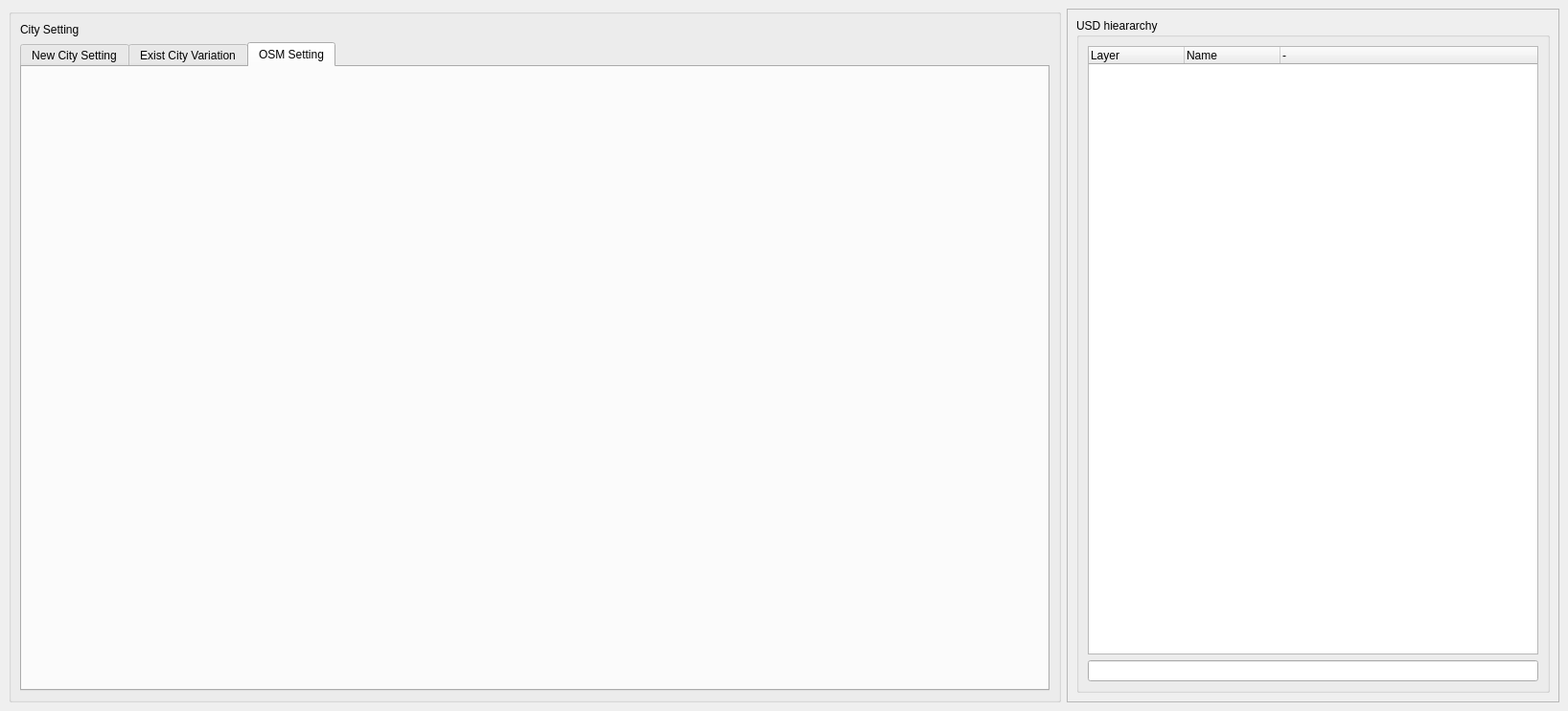
<?xml version="1.0" encoding="UTF-8"?>
<ui version="4.0">
 <class>MainWindow</class>
 <widget class="QMainWindow" name="MainWindow">
  <property name="geometry">
   <rect>
    <x>0</x>
    <y>0</y>
    <width>1636</width>
    <height>742</height>
   </rect>
  </property>
  <property name="windowTitle">
   <string>MainWindow</string>
  </property>
  <widget class="QWidget" name="centralwidget">
   <layout class="QGridLayout" name="gridLayout_5">
    <item row="0" column="0">
     <layout class="QVBoxLayout" name="verticalLayout">
      <item>
       <layout class="QHBoxLayout" name="horizontalLayout">
        <item>
         <widget class="QGroupBox" name="groupBox_9">
          <property name="title">
           <string/>
          </property>
          <layout class="QGridLayout" name="gridLayout_15">
           <item row="1" column="0">
            <widget class="QTabWidget" name="tabWidget">
             <property name="currentIndex">
              <number>2</number>
             </property>
             <widget class="QWidget" name="tab1">
              <attribute name="title">
               <string>New City Setting</string>
              </attribute>
              <layout class="QGridLayout" name="gridLayout_8">
               <item row="0" column="0">
                <widget class="QScrollArea" name="scrollArea">
                 <property name="widgetResizable">
                  <bool>true</bool>
                 </property>
                 <widget class="QWidget" name="scrollAreaWidgetContents">
                  <property name="geometry">
                   <rect>
                    <x>0</x>
                    <y>0</y>
                    <width>295</width>
                    <height>564</height>
                   </rect>
                  </property>
                  <layout class="QGridLayout" name="gridLayout_2">
                   <item row="1" column="0">
                    <widget class="QGroupBox" name="groupBox_5">
                     <property name="statusTip">
                      <string notr="true"/>
                     </property>
                     <property name="title">
                      <string notr="true"/>
                     </property>
                     <property name="checkable">
                      <bool>false</bool>
                     </property>
                     <layout class="QGridLayout" name="gridLayout_19">
                      <item row="1" column="0">
                       <widget class="QLabel" name="label_6">
                        <property name="text">
                         <string>TextLabel</string>
                        </property>
                       </widget>
                      </item>
                      <item row="0" column="0">
                       <widget class="QGroupBox" name="groupBox_6">
                        <property name="title">
                         <string/>
                        </property>
                        <layout class="QGridLayout" name="gridLayout_14">
                         <item row="0" column="1">
                          <widget class="QLabel" name="label_10">
                           <property name="text">
                            <string>City Setting</string>
                           </property>
                          </widget>
                         </item>
                         <item row="0" column="0">
                          <widget class="QPushButton" name="pushButton_3">
                           <property name="text">
                            <string>.</string>
                           </property>
                          </widget>
                         </item>
                         <item row="0" column="2">
                          <spacer name="horizontalSpacer_2">
                           <property name="orientation">
                            <enum>Qt::Horizontal</enum>
                           </property>
                           <property name="sizeHint" stdset="0">
                            <size>
                             <width>40</width>
                             <height>20</height>
                            </size>
                           </property>
                          </spacer>
                         </item>
                        </layout>
                       </widget>
                      </item>
                     </layout>
                    </widget>
                   </item>
                   <item row="4" column="0">
                    <widget class="QGroupBox" name="groupBox_4">
                     <property name="title">
                      <string>Building Setting</string>
                     </property>
                     <layout class="QGridLayout" name="gridLayout_18">
                      <item row="0" column="0">
                       <widget class="QColumnView" name="columnView_2"/>
                      </item>
                     </layout>
                    </widget>
                   </item>
                   <item row="2" column="0">
                    <widget class="QGroupBox" name="groupBox_8">
                     <property name="title">
                      <string>Weather FX</string>
                     </property>
                     <layout class="QGridLayout" name="gridLayout_17">
                      <item row="0" column="0">
                       <widget class="QColumnView" name="columnView"/>
                      </item>
                     </layout>
                    </widget>
                   </item>
                   <item row="0" column="0">
                    <widget class="QFrame" name="frame_7">
                     <property name="frameShape">
                      <enum>QFrame::StyledPanel</enum>
                     </property>
                     <property name="frameShadow">
                      <enum>QFrame::Raised</enum>
                     </property>
                     <layout class="QGridLayout" name="gridLayout_7">
                      <item row="0" column="0">
                       <layout class="QVBoxLayout" name="verticalLayout_2">
                        <item>
                         <layout class="QHBoxLayout" name="horizontalLayout_2">
                          <item>
                           <widget class="QLabel" name="label_5">
                            <property name="text">
                             <string>Main Grid source</string>
                            </property>
                           </widget>
                          </item>
                          <item>
                           <widget class="QLineEdit" name="lineEdit_2"/>
                          </item>
                          <item>
                           <widget class="QToolButton" name="toolButton">
                            <property name="text">
                             <string>...</string>
                            </property>
                           </widget>
                          </item>
                         </layout>
                        </item>
                        <item>
                         <widget class="QFrame" name="frame_8">
                          <property name="frameShape">
                           <enum>QFrame::StyledPanel</enum>
                          </property>
                          <property name="frameShadow">
                           <enum>QFrame::Raised</enum>
                          </property>
                          <layout class="QGridLayout" name="gridLayout_16">
                           <item row="0" column="0">
                            <widget class="QLabel" name="label_3">
                             <property name="text">
                              <string>Drag &amp; Drop</string>
                             </property>
                             <property name="alignment">
                              <set>Qt::AlignCenter</set>
                             </property>
                            </widget>
                           </item>
                          </layout>
                         </widget>
                        </item>
                       </layout>
                      </item>
                     </layout>
                    </widget>
                   </item>
                   <item row="5" column="0">
                    <widget class="QGroupBox" name="groupBox_7">
                     <property name="title">
                      <string>Weather FX</string>
                     </property>
                     <layout class="QGridLayout" name="gridLayout_20">
                      <item row="0" column="0">
                       <widget class="QColumnView" name="columnView_3"/>
                      </item>
                     </layout>
                    </widget>
                   </item>
                  </layout>
                 </widget>
                </widget>
               </item>
               <item row="0" column="1">
                <widget class="QFrame" name="frame_2">
                 <property name="frameShape">
                  <enum>QFrame::StyledPanel</enum>
                 </property>
                 <property name="frameShadow">
                  <enum>QFrame::Raised</enum>
                 </property>
                 <layout class="QGridLayout" name="gridLayout_4">
                  <item row="0" column="0">
                   <widget class="QGroupBox" name="groupBox_3">
                    <property name="title">
                     <string>Sample Image</string>
                    </property>
                    <layout class="QGridLayout" name="gridLayout_6">
                     <item row="0" column="1">
                      <widget class="QFrame" name="frame_5">
                       <property name="frameShape">
                        <enum>QFrame::StyledPanel</enum>
                       </property>
                       <property name="frameShadow">
                        <enum>QFrame::Raised</enum>
                       </property>
                       <layout class="QGridLayout" name="gridLayout_11">
                        <item row="0" column="0">
                         <widget class="QCheckBox" name="checkBox_5">
                          <property name="text">
                           <string>Image 1</string>
                          </property>
                         </widget>
                        </item>
                        <item row="1" column="0">
                         <widget class="QLabel" name="label_13">
                          <property name="baseSize">
                           <size>
                            <width>50</width>
                            <height>50</height>
                           </size>
                          </property>
                          <property name="font">
                           <font>
                            <pointsize>36</pointsize>
                           </font>
                          </property>
                          <property name="text">
                           <string>IMG 1              </string>
                          </property>
                         </widget>
                        </item>
                       </layout>
                      </widget>
                     </item>
                     <item row="1" column="1">
                      <widget class="QFrame" name="frame_6">
                       <property name="frameShape">
                        <enum>QFrame::StyledPanel</enum>
                       </property>
                       <property name="frameShadow">
                        <enum>QFrame::Raised</enum>
                       </property>
                       <layout class="QGridLayout" name="gridLayout_12">
                        <item row="0" column="0">
                         <widget class="QCheckBox" name="checkBox_4">
                          <property name="text">
                           <string>Image 1</string>
                          </property>
                         </widget>
                        </item>
                        <item row="1" column="0">
                         <widget class="QLabel" name="label_12">
                          <property name="baseSize">
                           <size>
                            <width>50</width>
                            <height>50</height>
                           </size>
                          </property>
                          <property name="font">
                           <font>
                            <pointsize>36</pointsize>
                           </font>
                          </property>
                          <property name="text">
                           <string>IMG 1              </string>
                          </property>
                         </widget>
                        </item>
                       </layout>
                      </widget>
                     </item>
                     <item row="1" column="0">
                      <widget class="QFrame" name="frame_4">
                       <property name="frameShape">
                        <enum>QFrame::StyledPanel</enum>
                       </property>
                       <property name="frameShadow">
                        <enum>QFrame::Raised</enum>
                       </property>
                       <layout class="QGridLayout" name="gridLayout_10">
                        <item row="1" column="0">
                         <widget class="QLabel" name="label_2">
                          <property name="baseSize">
                           <size>
                            <width>50</width>
                            <height>50</height>
                           </size>
                          </property>
                          <property name="font">
                           <font>
                            <pointsize>36</pointsize>
                           </font>
                          </property>
                          <property name="text">
                           <string>IMG 1              </string>
                          </property>
                         </widget>
                        </item>
                        <item row="0" column="0">
                         <widget class="QCheckBox" name="checkBox_2">
                          <property name="text">
                           <string>Image 1</string>
                          </property>
                         </widget>
                        </item>
                        <item row="1" column="1">
                         <spacer name="verticalSpacer_2">
                          <property name="orientation">
                           <enum>Qt::Vertical</enum>
                          </property>
                          <property name="sizeHint" stdset="0">
                           <size>
                            <width>20</width>
                            <height>40</height>
                           </size>
                          </property>
                         </spacer>
                        </item>
                       </layout>
                      </widget>
                     </item>
                     <item row="0" column="0">
                      <widget class="QFrame" name="frame_3">
                       <property name="frameShape">
                        <enum>QFrame::StyledPanel</enum>
                       </property>
                       <property name="frameShadow">
                        <enum>QFrame::Raised</enum>
                       </property>
                       <layout class="QGridLayout" name="gridLayout_9">
                        <item row="1" column="0">
                         <widget class="QLabel" name="label">
                          <property name="baseSize">
                           <size>
                            <width>50</width>
                            <height>50</height>
                           </size>
                          </property>
                          <property name="font">
                           <font>
                            <pointsize>36</pointsize>
                           </font>
                          </property>
                          <property name="text">
                           <string>IMG 1              </string>
                          </property>
                         </widget>
                        </item>
                        <item row="0" column="0">
                         <widget class="QCheckBox" name="checkBox">
                          <property name="text">
                           <string>Image 1</string>
                          </property>
                         </widget>
                        </item>
                        <item row="1" column="1">
                         <spacer name="verticalSpacer">
                          <property name="orientation">
                           <enum>Qt::Vertical</enum>
                          </property>
                          <property name="sizeHint" stdset="0">
                           <size>
                            <width>20</width>
                            <height>40</height>
                           </size>
                          </property>
                         </spacer>
                        </item>
                       </layout>
                      </widget>
                     </item>
                    </layout>
                   </widget>
                  </item>
                 </layout>
                </widget>
               </item>
               <item row="1" column="0">
                <widget class="QGroupBox" name="groupBox">
                 <property name="title">
                  <string/>
                 </property>
                 <layout class="QGridLayout" name="gridLayout_24">
                  <item row="0" column="0">
                   <widget class="QProgressBar" name="progressBar">
                    <property name="value">
                     <number>24</number>
                    </property>
                   </widget>
                  </item>
                  <item row="1" column="0">
                   <widget class="QPushButton" name="pushButton">
                    <property name="text">
                     <string>Build start</string>
                    </property>
                   </widget>
                  </item>
                 </layout>
                </widget>
               </item>
               <item row="1" column="1">
                <widget class="QGroupBox" name="groupBox_10">
                 <property name="title">
                  <string/>
                 </property>
                 <layout class="QGridLayout" name="gridLayout_23">
                  <item row="0" column="0">
                   <layout class="QHBoxLayout" name="horizontalLayout_3">
                    <item>
                     <widget class="QLabel" name="label_7">
                      <property name="text">
                       <string>Save Location</string>
                      </property>
                     </widget>
                    </item>
                    <item>
                     <widget class="QLineEdit" name="lineEdit_3"/>
                    </item>
                    <item>
                     <widget class="QToolButton" name="toolButton_2">
                      <property name="text">
                       <string>...</string>
                      </property>
                     </widget>
                    </item>
                    <item>
                     <widget class="QPushButton" name="pushButton_2">
                      <property name="text">
                       <string>Export Local</string>
                      </property>
                     </widget>
                    </item>
                   </layout>
                  </item>
                  <item row="1" column="0">
                   <layout class="QHBoxLayout" name="horizontalLayout_6">
                    <item>
                     <widget class="QLabel" name="label_11">
                      <property name="text">
                       <string>csv data로 username</string>
                      </property>
                     </widget>
                    </item>
                    <item>
                     <widget class="QComboBox" name="comboBox"/>
                    </item>
                    <item>
                     <widget class="QPushButton" name="pushButton_6">
                      <property name="text">
                       <string>Publish Shotgrid</string>
                      </property>
                     </widget>
                    </item>
                   </layout>
                  </item>
                 </layout>
                </widget>
               </item>
              </layout>
             </widget>
             <widget class="QWidget" name="tab2">
              <attribute name="title">
               <string>Exist City Variation</string>
              </attribute>
              <layout class="QGridLayout" name="gridLayout_13">
               <item row="3" column="1">
                <widget class="QGroupBox" name="groupBox_12">
                 <property name="title">
                  <string/>
                 </property>
                 <layout class="QGridLayout" name="gridLayout_32">
                  <item row="0" column="0">
                   <layout class="QHBoxLayout" name="horizontalLayout_9">
                    <item>
                     <widget class="QLabel" name="label_20">
                      <property name="text">
                       <string>Save Location</string>
                      </property>
                     </widget>
                    </item>
                    <item>
                     <widget class="QLineEdit" name="lineEdit_6"/>
                    </item>
                    <item>
                     <widget class="QToolButton" name="toolButton_5">
                      <property name="text">
                       <string>...</string>
                      </property>
                     </widget>
                    </item>
                    <item>
                     <widget class="QPushButton" name="pushButton_8">
                      <property name="text">
                       <string>Export Local</string>
                      </property>
                     </widget>
                    </item>
                   </layout>
                  </item>
                  <item row="1" column="0">
                   <layout class="QHBoxLayout" name="horizontalLayout_10">
                    <item>
                     <widget class="QLabel" name="label_21">
                      <property name="text">
                       <string>csv data로 username</string>
                      </property>
                     </widget>
                    </item>
                    <item>
                     <widget class="QComboBox" name="comboBox_4"/>
                    </item>
                    <item>
                     <widget class="QPushButton" name="pushButton_9">
                      <property name="text">
                       <string>Publish Shotgrid</string>
                      </property>
                     </widget>
                    </item>
                   </layout>
                  </item>
                 </layout>
                </widget>
               </item>
               <item row="1" column="0">
                <widget class="QScrollArea" name="scrollArea_2">
                 <property name="widgetResizable">
                  <bool>true</bool>
                 </property>
                 <widget class="QWidget" name="scrollAreaWidgetContents_2">
                  <property name="geometry">
                   <rect>
                    <x>0</x>
                    <y>0</y>
                    <width>309</width>
                    <height>514</height>
                   </rect>
                  </property>
                  <layout class="QGridLayout" name="gridLayout_34">
                   <item row="0" column="0">
                    <layout class="QVBoxLayout" name="verticalLayout_4">
                     <item>
                      <widget class="QFrame" name="frame_9">
                       <property name="frameShape">
                        <enum>QFrame::StyledPanel</enum>
                       </property>
                       <property name="frameShadow">
                        <enum>QFrame::Raised</enum>
                       </property>
                       <layout class="QGridLayout" name="gridLayout_21">
                        <item row="1" column="0">
                         <layout class="QHBoxLayout" name="horizontalLayout_4">
                          <item>
                           <widget class="QLabel" name="label_8">
                            <property name="text">
                             <string>Location</string>
                            </property>
                           </widget>
                          </item>
                          <item>
                           <widget class="QLineEdit" name="lineEdit_4"/>
                          </item>
                          <item>
                           <widget class="QToolButton" name="toolButton_3">
                            <property name="text">
                             <string>...</string>
                            </property>
                           </widget>
                          </item>
                         </layout>
                        </item>
                        <item row="3" column="0">
                         <layout class="QHBoxLayout" name="horizontalLayout_5">
                          <item>
                           <widget class="QLabel" name="label_9">
                            <property name="text">
                             <string>Select City</string>
                            </property>
                           </widget>
                          </item>
                          <item>
                           <widget class="QComboBox" name="comboBox_2"/>
                          </item>
                          <item>
                           <spacer name="horizontalSpacer">
                            <property name="orientation">
                             <enum>Qt::Horizontal</enum>
                            </property>
                            <property name="sizeHint" stdset="0">
                             <size>
                              <width>40</width>
                              <height>20</height>
                             </size>
                            </property>
                           </spacer>
                          </item>
                         </layout>
                        </item>
                        <item row="2" column="0">
                         <layout class="QVBoxLayout" name="verticalLayout_3">
                          <item>
                           <widget class="QFrame" name="frame_10">
                            <property name="frameShape">
                             <enum>QFrame::StyledPanel</enum>
                            </property>
                            <property name="frameShadow">
                             <enum>QFrame::Raised</enum>
                            </property>
                            <layout class="QGridLayout" name="gridLayout_22">
                             <item row="0" column="0">
                              <widget class="QLabel" name="label_4">
                               <property name="text">
                                <string>Drag &amp; Drop</string>
                               </property>
                               <property name="alignment">
                                <set>Qt::AlignCenter</set>
                               </property>
                              </widget>
                             </item>
                            </layout>
                           </widget>
                          </item>
                         </layout>
                        </item>
                       </layout>
                      </widget>
                     </item>
                     <item>
                      <widget class="QFrame" name="frame_16">
                       <property name="frameShape">
                        <enum>QFrame::StyledPanel</enum>
                       </property>
                       <property name="frameShadow">
                        <enum>QFrame::Raised</enum>
                       </property>
                       <layout class="QGridLayout" name="gridLayout_31">
                        <item row="0" column="0">
                         <spacer name="verticalSpacer_5">
                          <property name="orientation">
                           <enum>Qt::Vertical</enum>
                          </property>
                          <property name="sizeHint" stdset="0">
                           <size>
                            <width>20</width>
                            <height>324</height>
                           </size>
                          </property>
                         </spacer>
                        </item>
                       </layout>
                      </widget>
                     </item>
                    </layout>
                   </item>
                  </layout>
                 </widget>
                </widget>
               </item>
               <item row="1" column="1">
                <widget class="QFrame" name="frame_11">
                 <property name="frameShape">
                  <enum>QFrame::StyledPanel</enum>
                 </property>
                 <property name="frameShadow">
                  <enum>QFrame::Raised</enum>
                 </property>
                 <layout class="QGridLayout" name="gridLayout_25">
                  <item row="0" column="0">
                   <widget class="QGroupBox" name="groupBox_11">
                    <property name="title">
                     <string>Sample Image</string>
                    </property>
                    <layout class="QGridLayout" name="gridLayout_26">
                     <item row="0" column="1">
                      <widget class="QFrame" name="frame_12">
                       <property name="frameShape">
                        <enum>QFrame::StyledPanel</enum>
                       </property>
                       <property name="frameShadow">
                        <enum>QFrame::Raised</enum>
                       </property>
                       <layout class="QGridLayout" name="gridLayout_27">
                        <item row="0" column="0">
                         <widget class="QCheckBox" name="checkBox_6">
                          <property name="text">
                           <string>Image 1</string>
                          </property>
                         </widget>
                        </item>
                        <item row="1" column="0">
                         <widget class="QLabel" name="label_14">
                          <property name="baseSize">
                           <size>
                            <width>50</width>
                            <height>50</height>
                           </size>
                          </property>
                          <property name="font">
                           <font>
                            <pointsize>36</pointsize>
                           </font>
                          </property>
                          <property name="text">
                           <string>IMG 1              </string>
                          </property>
                         </widget>
                        </item>
                       </layout>
                      </widget>
                     </item>
                     <item row="1" column="1">
                      <widget class="QFrame" name="frame_13">
                       <property name="frameShape">
                        <enum>QFrame::StyledPanel</enum>
                       </property>
                       <property name="frameShadow">
                        <enum>QFrame::Raised</enum>
                       </property>
                       <layout class="QGridLayout" name="gridLayout_28">
                        <item row="0" column="0">
                         <widget class="QCheckBox" name="checkBox_7">
                          <property name="text">
                           <string>Image 1</string>
                          </property>
                         </widget>
                        </item>
                        <item row="1" column="0">
                         <widget class="QLabel" name="label_15">
                          <property name="baseSize">
                           <size>
                            <width>50</width>
                            <height>50</height>
                           </size>
                          </property>
                          <property name="font">
                           <font>
                            <pointsize>36</pointsize>
                           </font>
                          </property>
                          <property name="text">
                           <string>IMG 1              </string>
                          </property>
                         </widget>
                        </item>
                       </layout>
                      </widget>
                     </item>
                     <item row="1" column="0">
                      <widget class="QFrame" name="frame_14">
                       <property name="frameShape">
                        <enum>QFrame::StyledPanel</enum>
                       </property>
                       <property name="frameShadow">
                        <enum>QFrame::Raised</enum>
                       </property>
                       <layout class="QGridLayout" name="gridLayout_29">
                        <item row="1" column="0">
                         <widget class="QLabel" name="label_16">
                          <property name="baseSize">
                           <size>
                            <width>50</width>
                            <height>50</height>
                           </size>
                          </property>
                          <property name="font">
                           <font>
                            <pointsize>36</pointsize>
                           </font>
                          </property>
                          <property name="text">
                           <string>IMG 1              </string>
                          </property>
                         </widget>
                        </item>
                        <item row="0" column="0">
                         <widget class="QCheckBox" name="checkBox_3">
                          <property name="text">
                           <string>Image 1</string>
                          </property>
                         </widget>
                        </item>
                        <item row="1" column="1">
                         <spacer name="verticalSpacer_3">
                          <property name="orientation">
                           <enum>Qt::Vertical</enum>
                          </property>
                          <property name="sizeHint" stdset="0">
                           <size>
                            <width>20</width>
                            <height>40</height>
                           </size>
                          </property>
                         </spacer>
                        </item>
                       </layout>
                      </widget>
                     </item>
                     <item row="0" column="0">
                      <widget class="QFrame" name="frame_15">
                       <property name="frameShape">
                        <enum>QFrame::StyledPanel</enum>
                       </property>
                       <property name="frameShadow">
                        <enum>QFrame::Raised</enum>
                       </property>
                       <layout class="QGridLayout" name="gridLayout_30">
                        <item row="1" column="0">
                         <widget class="QLabel" name="label_17">
                          <property name="baseSize">
                           <size>
                            <width>50</width>
                            <height>50</height>
                           </size>
                          </property>
                          <property name="font">
                           <font>
                            <pointsize>36</pointsize>
                           </font>
                          </property>
                          <property name="text">
                           <string>IMG 1              </string>
                          </property>
                         </widget>
                        </item>
                        <item row="0" column="0">
                         <widget class="QCheckBox" name="checkBox_8">
                          <property name="text">
                           <string>Image 1</string>
                          </property>
                         </widget>
                        </item>
                        <item row="1" column="1">
                         <spacer name="verticalSpacer_4">
                          <property name="orientation">
                           <enum>Qt::Vertical</enum>
                          </property>
                          <property name="sizeHint" stdset="0">
                           <size>
                            <width>20</width>
                            <height>40</height>
                           </size>
                          </property>
                         </spacer>
                        </item>
                       </layout>
                      </widget>
                     </item>
                    </layout>
                   </widget>
                  </item>
                 </layout>
                </widget>
               </item>
               <item row="3" column="0">
                <widget class="QGroupBox" name="groupBox_13">
                 <property name="title">
                  <string/>
                 </property>
                 <layout class="QGridLayout" name="gridLayout_33">
                  <item row="0" column="0">
                   <widget class="QProgressBar" name="progressBar_3">
                    <property name="value">
                     <number>24</number>
                    </property>
                   </widget>
                  </item>
                  <item row="1" column="0">
                   <widget class="QPushButton" name="pushButton_10">
                    <property name="text">
                     <string>Build start</string>
                    </property>
                   </widget>
                  </item>
                 </layout>
                </widget>
               </item>
              </layout>
             </widget>
             <widget class="QWidget" name="tab">
              <attribute name="title">
               <string>OSM Setting</string>
              </attribute>
             </widget>
            </widget>
           </item>
           <item row="0" column="0">
            <widget class="QLabel" name="label_22">
             <property name="text">
              <string>City Setting</string>
             </property>
            </widget>
           </item>
          </layout>
         </widget>
        </item>
        <item>
         <widget class="QFrame" name="frame">
          <property name="frameShape">
           <enum>QFrame::StyledPanel</enum>
          </property>
          <property name="frameShadow">
           <enum>QFrame::Raised</enum>
          </property>
          <layout class="QGridLayout" name="gridLayout_3">
           <item row="0" column="0">
            <widget class="QGroupBox" name="groupBox_2">
             <property name="title">
              <string>USD hieararchy</string>
             </property>
             <layout class="QGridLayout" name="gridLayout">
              <item row="0" column="0">
               <widget class="QTreeWidget" name="treeWidget">
                <property name="columnCount">
                 <number>3</number>
                </property>
                <column>
                 <property name="text">
                  <string>Layer</string>
                 </property>
                </column>
                <column>
                 <property name="text">
                  <string>Name</string>
                 </property>
                </column>
                <column>
                 <property name="text">
                  <string>-</string>
                 </property>
                </column>
               </widget>
              </item>
              <item row="1" column="0">
               <widget class="QLineEdit" name="lineEdit">
                <property name="baseSize">
                 <size>
                  <width>50</width>
                  <height>50</height>
                 </size>
                </property>
               </widget>
              </item>
             </layout>
            </widget>
           </item>
          </layout>
         </widget>
        </item>
       </layout>
      </item>
     </layout>
    </item>
   </layout>
  </widget>
  <widget class="QMenuBar" name="menubar">
   <property name="geometry">
    <rect>
     <x>0</x>
     <y>0</y>
     <width>1636</width>
     <height>20</height>
    </rect>
   </property>
  </widget>
 </widget>
 <resources/>
 <connections/>
</ui>
